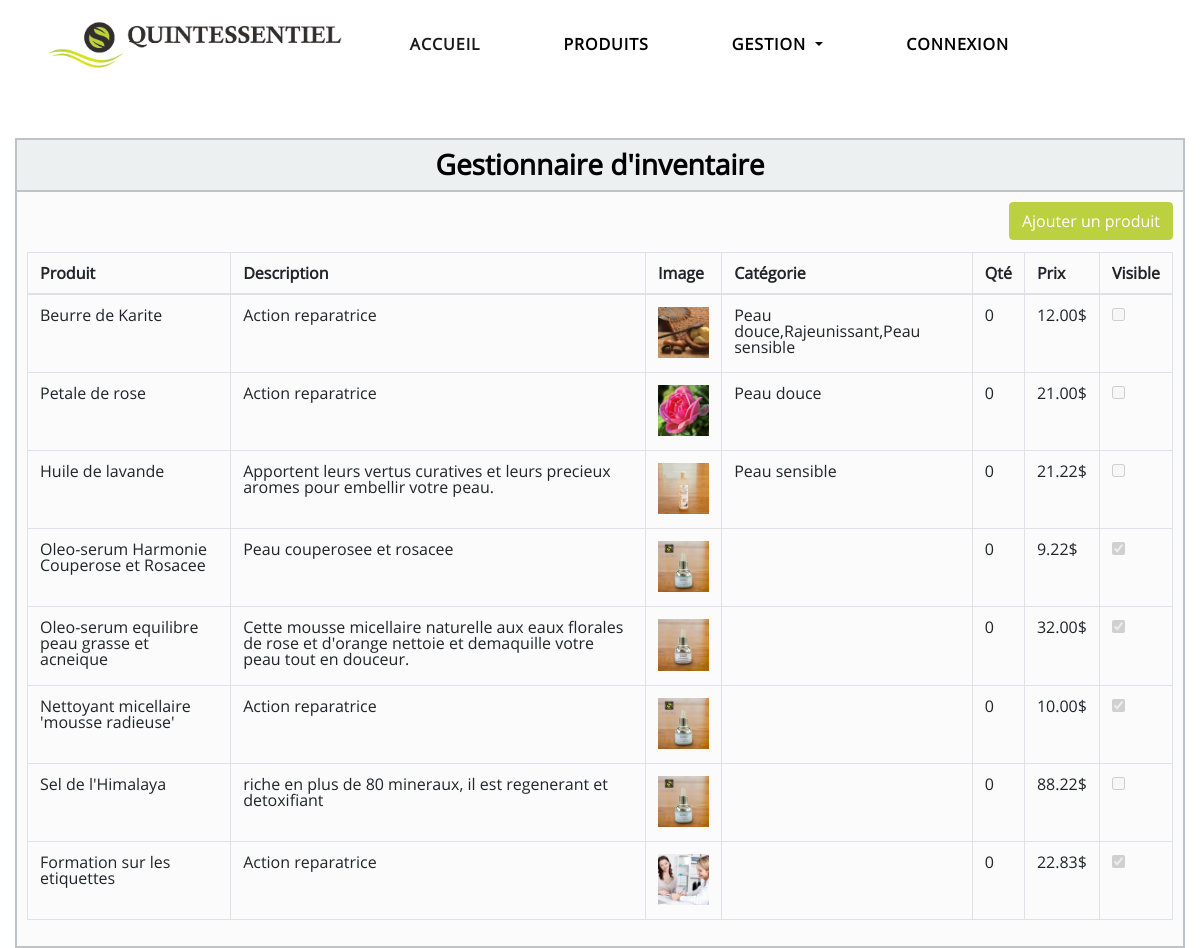
The page /inventory.php on the database its author committed.
### tables this page shows
CREATE TABLE product (
	id_product INT NOT NULL AUTO_INCREMENT,
	name VARCHAR(128) NOT NULL,
	is_sellable BOOLEAN NOT NULL DEFAULT 0,
	description TEXT,
	price DECIMAL(7,2) NOT NULL DEFAULT 0.00,
	quantity INT NOT NULL DEFAULT 0,
	image_path VARCHAR(255),
	PRIMARY KEY (id_product)
);

### phpScripts/Product/MgrProduct.php (called while the page is built, shortened)
<?php
include_once "Product.php";
require_once __DIR__ . '/../QueryEngine.php';
require_once __DIR__ . '/../Category/MgrCategory.php';
class MgrProduct
{
    private $products;
    private $mgrCategory;
    public function __construct()
    {
        $this->mgrCategory = new MgrCategory();
        $this->products = array();
    }
    public function getAllProducts($filter = null)
    {
        $queryEngine = new QueryEngine();
        $query = "SELECT * FROM Product";
        $resultSet = $queryEngine->executeQuery($query);
        if (!$resultSet) {
            echo "Error while trying to load all products";
        } else {
            $this->resultToArray($resultSet);
        }
    }
    private function resultToArray($resultSet)
    {
        $this->products = array();
        foreach ($resultSet->fetchAll(\PDO::FETCH_NUM) as $result) {
            $categories = $this->getProductCategoriesArray($result[0]);
            $product = new Product(
                $result[1],
                $categories,
                $result[2],
                $result[4],
                $result[3],
                $result[5],
                $result[6]
            );
            $product->setId($result[0]);
            array_push($this->products, $product);
        }
    }
    public function getProductCategoriesArray($productId)
    {
		$this->mgrCategory->getProductCategories($productId);
		$categories = $this->mgrCategory->getCategories();
		return $categories;
    }
    public function getProduct()
    {
        return $this->products;
    }
}
?>

### phpScripts/Product/Product.php (called while the page is built, shortened)
<?php
class Product implements JsonSerializable
{
    private $id;
    private $name;
    private $isSellable;
    private $price;
    private $description;
    private $quantity;
    private $imagePath;
    public function __construct($name, $categories, $isSellable, $price, $description, $quantity, $imagePath, $volumeUsed = 0)
    {
        $this->name = $name;
        $this->isSellable = $isSellable;
        $this->price = $price;
        $this->description = $description;
        $this->quantity = $quantity;
        $this->imagePath = $imagePath;
    }
    public function getId()
    {
        return $this->id;
    }
    public function setId($id)
    {
        $this->id = $id;
        return $this;
    }
    public function getName()
    {
        return $this->name;
    }
    public function getIsSellable()
    {
        return $this->isSellable;
    }
    public function getPrice()
    {
        return $this->price;
    }
    public function getDescription()
    {
        return $this->description;
    }
    public function getQuantity()
    {
        return $this->quantity;
    }
    public function getImagePath()
    {
        return $this->imagePath;
    }
}

### phpScripts/QueryEngine.php (called while the page is built, shortened)
<?php
require_once 'MgrDbConnection.php';
class QueryEngine
{
    private $db;
    public function __construct()
    {
        $this->db = new MgrDbConnection("quintessentieldb", "root", "", true);
    }
    public function executeQuery($queryString, $parametersMap=[])
    {
        $conn = $this->db->getDbConn();
        $query = $queryString;
        $loading = $conn->prepare($query);
        foreach ($parametersMap as $key => $value) {
            $loading->bindValue($key, $value);
        }
        try {
            if (!$loading->execute()) {
                throw new Exception("Error");
            } else {
                return $loading;
            }
        } catch (Exception $e) {
            return false;
        }
    }
}

### phpScripts/MgrDbConnection.php (called while the page is built, shortened)
<?php
class MgrDbConnection
{
    public function __construct($dbname, $username, $password, $err)
    {
        try {
            $this->dbConn = new PDO("mysql:host=localhost;dbname=" . $dbname. ";charset=utf8", $username, $password);
        } catch (PDOException $e) {
            throw new Exception("Error creating the DB Connection" . $e->getMessage());
        }
    }
}

### phpScripts/Category/MgrCategory.php (called while the page is built, shortened)
<?php
require_once 'Category.php';
require_once __DIR__ . '/../QueryEngine.php';
class MgrCategory
{
  private $categories;
  public function selectAllCategories($active = null)
  {
    $queryEngine = new QueryEngine();
    $query = "SELECT * FROM category";
    if ($active != null) {
      $query .= " WHERE is_active = " . $active;
    }
    $resultSet =  $queryEngine->executeQuery($query);
    if (!$resultSet) {
      echo "Error while trying to load all category";
    } else {
      $this->resultToArray($resultSet);
    }
  }
  public function getProductCategories($productId)
  {
    $queryEngine = new QueryEngine();
    $query = "SELECT category.id_category, category.name, category.is_active, category.description
              FROM ta_product_category
              INNER JOIN category
              ON category.id_category = ta_product_category.id_category
              WHERE id_product = :productId";
    $parameters =
        [
            "productId" => $productId,
        ];
    $resultSet = $queryEngine->executeQuery($query, $parameters);
    if (!$resultSet) {
        echo "Error while trying to load the categories of a product.";
    } else {
        $this->resultToArray($resultSet);
    }
  }
  private function resultToArray($resultSet)
  {
    $this->categories = array();
    foreach ($resultSet->fetchAll(\PDO::FETCH_NUM) as $result) {
      $category = new Category(
        $result[0],
        $result[1],
        $result[2],
        $result[3]
      );
      array_push($this->categories, $category);
    }
  }
  public function getCategories()
  {
    return $this->categories;
  }
}
?>

### phpScripts/Category/CtrlCategory.php (called while the page is built, shortened)
<?php
include_once "MgrCategory.php";
class CtrlCategory
{
  private $mgrCategory;
  public function __construct()
  {
    $this->mgrCategory = new MgrCategory();
  }
  public function loadCategoriesOptions()
  {
    $this->mgrCategory->selectAllCategories(1);
  }
}
?>

### phpScripts/Category/Category.php (called while the page is built, shortened)
<?php
class Category implements JsonSerializable
{
  private $name;
  public function getName()
  {
    return $this->name;
  }
  public function setName($name)
  {
    $this->name = $name;
  }
}
?>

### phpScripts/Product/CtrlProduct.php (the view, shortened to what this page needs)
<?php
include_once "MgrProduct.php";
class CtrlProduct
{
    private $mgrProduct;
    public function __construct()
    {
        $this->mgrProduct = new MgrProduct();
    }
    public function loadAllProductsTable()
    {
        $productList = $this->getMgrProduct()->getAllProducts();
        $this->displayProductsRows();
    }
    private function displayProductsRows()
    {
        $products = $this->mgrProduct->getProduct();
        $html = "";
        foreach ($products as $product) {
            $categories = $this->mgrProduct->getProductCategoriesArray($product->getId());
            $cat_string = "";
            foreach($categories as $cat)
            {
                $cat_string .= $cat->getName() . ",";
            }
            $cat_string = rtrim($cat_string, ",");
            $html .= "<tr id=" . $product->getId() . " data-toggle='modal' data-target='#editModal'>";
            $html .= "<td>" . $product->getName() . "</td>";
            $html .= "<td>" . $product->getDescription() . "</td>";
            $html .= "<td><img width='60' heigth='60' src='images/imgProducts/" . $product->getImagePath() . "'/></td>";
            $html .= "<td>" . $cat_string . "</td>";
            $html .= "<td>" . $product->getQuantity() . "</td>";
            $html .= "<td>" . $product->getPrice() . "$</td>";
            if ($product->getIsSellable() == 1) {
                $html .= "<td><input disabled checked type='checkbox'></td>";
            } else {
                $html .= "<td><input disabled type='checkbox'></td>";
            }
            $html .= "</tr>";
        }
        echo $html;
    }
    public function getMgrProduct()
    {
        return $this->mgrProduct;
    }
}

### css/style_index.css (style rules this page uses)
html, body, div, span, applet, object, iframe, h1, h2, h3, h4, h5, h6, p, blockquote, pre, a, abbr, acronym, address, big, cite, code, del, dfn, em, img, ins, kbd, q, s, samp, small, strike, strong, sub, sup, tt, var, b, u, i, center, dl, dt, dd, ol, ul, li, fieldset, form, label, legend, table, caption, tbody, tfoot, thead, tr, th, td, article, aside, canvas, details, embed, figure, figcaption, footer, header, hgroup, menu, nav, output, ruby, section, summary, time, mark, audio, video { margin: 0; padding: 0; border: 0; vertical-align: baseline; }
article, aside, details, figcaption, figure, footer, header, hgroup, menu, nav, section { display: block; }
body { line-height: 1; }
ol, ul { list-style: none; }
* { box-sizing: border-box; }
body { font-family: 'OpenSans', Arial, Helvetica, sans-serif; padding:0; overflow-x: hidden; }
img { max-width: 100%; height: auto; }
.img-logo-nav { width: 350px; max-width: 100%; height: auto; display: block; margin: 5px 30px; }
.navbar-light { background-color: #fff !important; }
.navbar-nav { margin-right: 100px; padding:0; }
.navbar-light .navbar-nav .nav-link { margin-right: 50px; }
.navbar-light .navbar-nav .nav-link { padding-right: 25px; color: #000; text-transform: uppercase; letter-spacing: 1px; font-weight: 600; }

### rows shown on the page
product: name "Beurre de Karite", description "Action reparatrice", image_path (picture), cat_string "Peau douce,Rajeunissant,Peau sensible", quantity "0", price "12.00"
product: name "Petale de rose", description "Action reparatrice", image_path (picture), cat_string "Peau douce", quantity "0", price "21.00"
product: name "Huile de lavande", description "Apportent leurs vertus curatives et leurs precieux aromes pour embellir votre peau.", image_path (picture), cat_string "Peau sensible", quantity "0", price "21.22"
product: name "Oleo-serum Harmonie Couperose et Rosacee", description "Peau couperosee et rosacee", image_path (picture), quantity "0", price "9.22"
product: name "Oleo-serum equilibre peau grasse et acneique", description "Cette mousse micellaire naturelle aux eaux florales de rose et d'orange nettoie et demaquille votre peau tout en douceur.", image_path (picture), quantity "0", price "32.00"
product: name "Nettoyant micellaire 'mousse radieuse'", description "Action reparatrice", image_path (picture), quantity "0", price "10.00"
product: name "Sel de l'Himalaya", description "riche en plus de 80 mineraux, il est regenerant et detoxifiant", image_path (picture), quantity "0", price "88.22"
product: name "Formation sur les etiquettes", description "Action reparatrice", image_path (picture), quantity "0", price "22.83"
